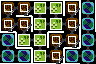

Below is a game level as drawn by its tile map, then a one-line description and the .tmx file that defines it, in full:
An orthogonal 6x4 tile map with 16x16 px tiles, 4 tile layers (Maze Shape, Room Properties, Restrictions, Minimap).

<map version="1.10" tiledversion="1.11.0" orientation="orthogonal" renderorder="right-down" width="6" height="4" tilewidth="16" tileheight="16" infinite="0" nextlayerid="5" nextobjectid="1">
 <properties>
  <property name="has_warp_zone" type="bool" value="true" />
 </properties>
 <tileset firstgid="1" source="../LayoutTiles.tsx" />
 <layer id="1" name="Maze Shape" width="6" height="4">
  <data encoding="csv">
35,19,33,36,2,34,
51,36,3,49,4,34,
36,51,4,35,52,3,
49,20,51,52,17,18
</data>
 </layer>
 <layer id="2" name="Room Properties" width="6" height="4">
  <data encoding="csv">
37,37,21,21,37,22,
37,37,21,21,37,22,
22,21,21,37,37,22,
22,22,21,37,22,22
</data>
 </layer>
 <layer id="3" name="Restrictions" width="6" height="4">
  <data encoding="csv">
16,16,0,0,16,0,
16,16,0,0,16,0,
0,0,0,16,16,0,
0,0,0,16,0,0
</data>
 </layer>
 <layer id="4" name="Minimap" width="6" height="4">
  <data encoding="csv">
13,13,14,14,13,0,
13,13,14,14,13,0,
0,14,14,13,13,0,
0,0,14,13,0,0
</data>
 </layer>
</map>
